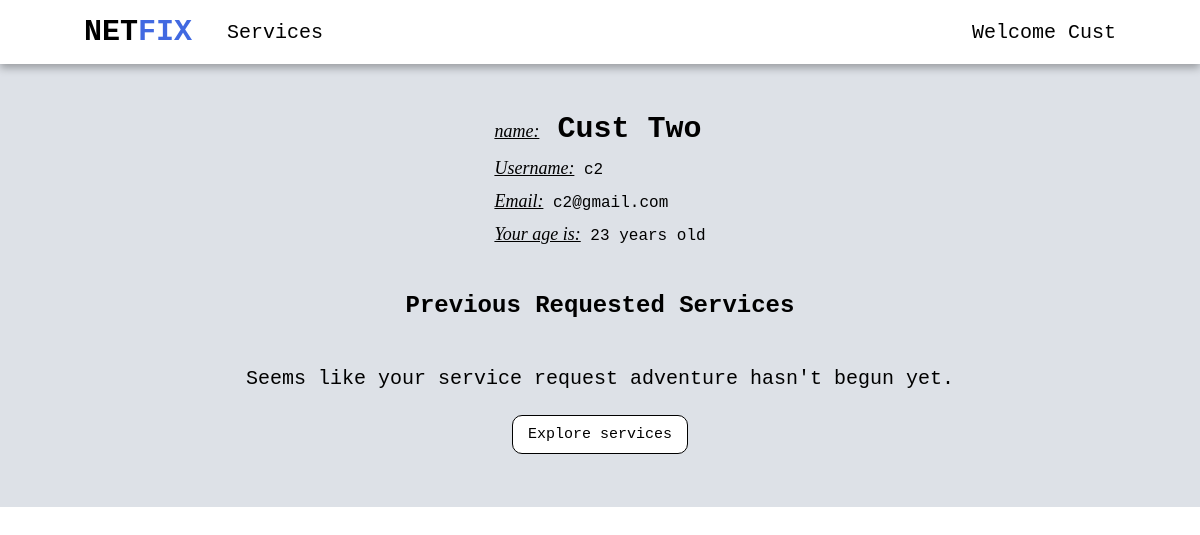
/customer/profile/ (signed in), run on an earlier commit of the app's database.
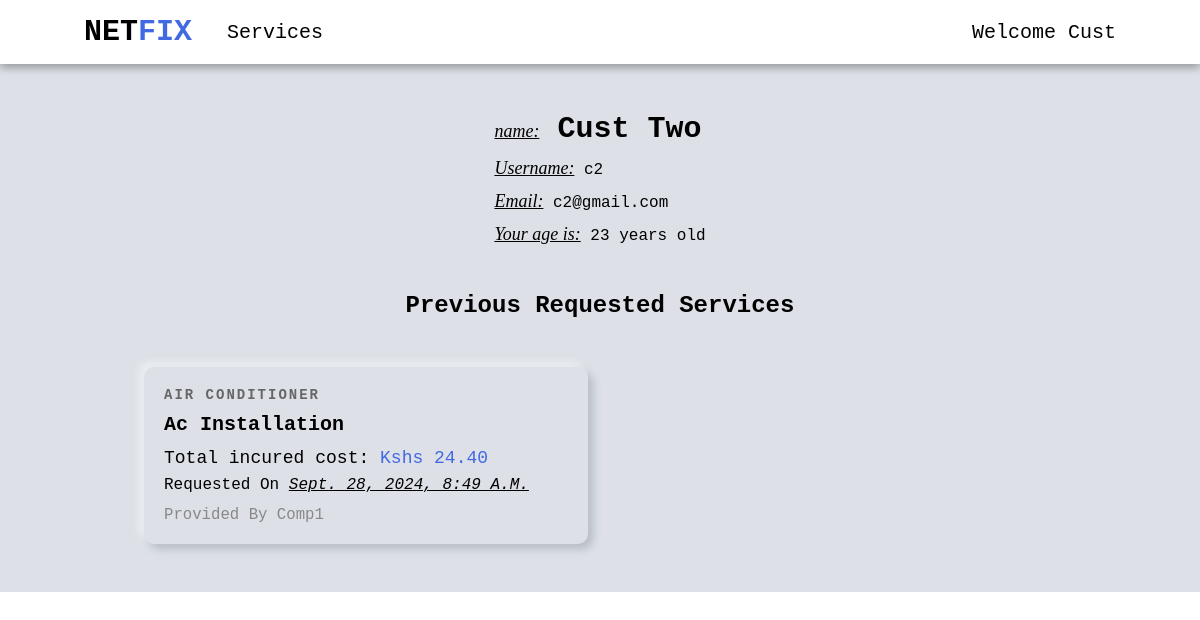
And on a later commit of the database.
### services/models.py (models this page shows, shortened)
class RequestService(models.Model):
    customer = models.ForeignKey(Customer, on_delete=models.CASCADE)
    service = models.ForeignKey(Service, on_delete=models.CASCADE)
    address = models.CharField(max_length=200)
    time = models.IntegerField(default=1)
    total_cost = models.DecimalField(decimal_places=2, max_digits=5)
    date = models.DateTimeField(auto_now=True, null=False)
    id = models.UUIDField(default=uuid.uuid4, unique=True, primary_key=True, editable=False)
    class Meta:
        verbose_name = 'Requested service'
        verbose_name_plural = 'Requested services'

class Service(models.Model):
    company = models.ForeignKey(Company, default="", on_delete=models.CASCADE)
    name = models.CharField(max_length=40)
    description = models.TextField()
    price_hr = models.DecimalField(decimal_places=2, max_digits=5)
    choices = (
        ('Air Conditioner', 'Air Conditioner'),
        ('Carpentry', 'Carpentry'),
        ('Electricity', 'Electricity'),
        ('Gardening', 'Gardening'),
        ('Home Machines', 'Home Machines'),
        ('House Keeping', 'House Keeping'),
        ('Interior Design', 'Interior Design'),
        ('Locks', 'Locks'),
        ('Painting', 'Painting'),
        ('Plumbing', 'Plumbing'),
        ('Water Heaters', 'Water Heaters'),
    )
    field = models.CharField(max_length=30, blank=False, null=False, default="", choices=choices)
    date = models.DateTimeField(auto_now=True, null=False)
    id = models.UUIDField(default=uuid.uuid4, unique=True, primary_key=True, editable=False)
    def __str__(self):
        return self.name

### users/models.py (models this page shows, shortened)
class Company(models.Model):
    user = models.OneToOneField(User, on_delete=models.CASCADE, primary_key=True)
    choices = (
        ('Air Conditioner', 'Air Conditioner'),
        ('All in One', 'All in One'),
        ('Carpentry', 'Carpentry'),
        ('Electricity', 'Electricity'),
        ('Gardening', 'Gardening'),
        ('Home Machines', 'Home Machines'),
        ('House Keeping', 'House Keeping'),
        ('Interior Design', 'Interior Design'),
        ('Locks', 'Locks'),
        ('Painting', 'Painting'),
        ('Plumbing', 'Plumbing'),
        ('Water Heaters', 'Water Heaters'),
    )
    field = models.CharField(max_length=30, blank=False, null=False, default="", choices=choices)
    class Meta:
        verbose_name = 'Company'
        verbose_name_plural = 'Companies'
    def __str__(self):
        return self.user.username

class User(AbstractUser):
    is_company = models.BooleanField(default=False)
    is_customer = models.BooleanField(default=False)
    email = models.EmailField(max_length=100, unique=True)
    username = models.CharField(max_length=100, unique=True)
    id = models.UUIDField(default=uuid.uuid4, unique=True, primary_key=True, editable=False)
    USERNAME_FIELD = 'email'
    REQUIRED_FIELDS = ['username']

### users/views.py (the view, shortened to what this page needs)
# urls.py: path('customer/profile/', v.customer_profile, name='customer_profile'),
@login_required(login_url='login_user')
def customer_profile(request):
    user = User.objects.get(username=request.user.username)
    requested_services = user.customer.requestservice_set.all().order_by('-date')
    d_o_b = user.customer.d_o_b
    current_date = timezone.now().date()
    age = current_date.year - d_o_b.year
    if (current_date.month < d_o_b.month) or (current_date.month == d_o_b.month and current_date.day < d_o_b.day):
        age -= 1
    context = {
        "profile": user,
        "age": age,
        'requested_services': requested_services,
    }
    return render(request, "users/profile.html", context)

### users/templates/users/profile.html (shortened to what this page needs)
{% extends 'main/base.html' %}
{% block content %}
{% if request.user.is_authenticated and user.username == profile.username and user.is_customer %}
    <div class="profile-details-header customer-details-header">
        <div class="header-content">
            <h1 class="full-name">
                <span class="profile-usher">name:</span> <span>{{profile.first_name}} </span><span>{{profile.last_name}}</span>
            </h1>
            <p class="username"><span class="profile-usher">Username:</span> {{profile.username}}</p>
            <p class="email"><span class="profile-usher">Email:</span> {{profile.email}}</p>
            <p class="age"><span class="profile-usher">Your age is:</span> {{age}} years old</p>
        </div>
    </div>
    <div class="services-header  services-header-profile">
        <h1>Previous Requested Services</h1>
    </div>
    {% if requested_services %}
        <div class="services-grid">
            {% for requested_service in requested_services %}
            <a href="{% url 'index' requested_service.service.id %}" class="service-card">
                <div class="card-content">
                    <p class="service-category">{{ requested_service.service.field }}</p>
                    <h2 class="service-name">{{ requested_service.service }}</h2>
                    <p class="service-price"><span>Total incured cost:</span> Kshs {{ requested_service.total_cost }}</p>
                    <p class="service-date">requested on <span>{{requested_service.date}}</span></p>
                    <p class="service-company">provided by {{requested_service.service.company}}</p>
                </div>
            </a>
            {% endfor %}
        </div>
    {% else %}
        <div class="no-profile-services">
            <p>Seems like your service request adventure hasn't begun yet.</p>
            <a class="btn-link" href="{% url 'service_list' %}">Explore services</a>
        </div>
    {% endif %}
{% endif %}
{% endblock content %}

What changed in the data, as far as the page shows it:
added RequestService: service.field "AIR CONDITIONER", service "Ac Installation", total_cost "24.40", date "Sept. 28, 2024, 8:49 A.m.", service.company "Comp1"
Also different on the page:
text no longer shown: "Seems like your service request adventure hasn't begun yet. Explore services"
